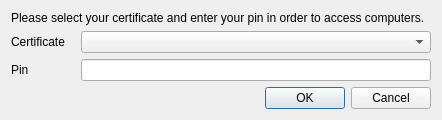
<?xml version="1.0" encoding="UTF-8"?>
<ui version="4.0">
 <class>AuthSmartcardDialog</class>
 <widget class="QDialog" name="AuthSmartcardDialog">
  <property name="windowTitle">
   <string>Veyon SmartCard Logon</string>
  </property>
  <property name="windowIcon">
   <iconset resource="../core.qrc">
    <normaloff>:/resources/application-x-pem-key.png</normaloff>:/resources/application-x-pem-key.png</iconset>
  </property>
  <layout class="QVBoxLayout" name="verticalLayout">
   <item>
    <widget class="QLabel" name="label">
     <property name="text">
      <string>Please select your certificate and enter your pin in order to access computers.</string>
     </property>
     <property name="wordWrap">
      <bool>true</bool>
     </property>
    </widget>
   </item>
   <item>
    <layout class="QGridLayout" name="gridLayout">
     <property name="horizontalSpacing">
      <number>16</number>
     </property>
     <item row="0" column="0">
      <widget class="QLabel" name="label_2">
       <property name="text">
        <string>Certificate</string>
       </property>
      </widget>
     </item>
     <item row="0" column="1">
      <widget class="QComboBox" name="certificateList">
       <property name="minimumSize">
        <size>
         <width>350</width>
         <height>0</height>
        </size>
       </property>
      </widget>
     </item>
     <item row="1" column="0">
      <widget class="QLabel" name="label_3">
       <property name="text">
        <string>Pin</string>
       </property>
      </widget>
     </item>
     <item row="1" column="1">
      <widget class="QLineEdit" name="pin">
       <property name="echoMode">
        <enum>QLineEdit::Password</enum>
       </property>
      </widget>
     </item>
    </layout>
   </item>
   <item>
    <widget class="QDialogButtonBox" name="buttonBox">
     <property name="standardButtons">
      <set>QDialogButtonBox::Cancel|QDialogButtonBox::Ok</set>
     </property>
    </widget>
   </item>
  </layout>
 </widget>
 <resources>
  <include location="../core.qrc"/>
 </resources>
 <connections>
  <connection>
   <sender>buttonBox</sender>
   <signal>accepted()</signal>
   <receiver>AuthSmartcardDialog</receiver>
   <slot>accept()</slot>
   <hints>
    <hint type="sourcelabel">
     <x>206</x>
     <y>137</y>
    </hint>
    <hint type="destinationlabel">
     <x>169</x>
     <y>79</y>
    </hint>
   </hints>
  </connection>
  <connection>
   <sender>buttonBox</sender>
   <signal>rejected()</signal>
   <receiver>AuthSmartcardDialog</receiver>
   <slot>reject()</slot>
   <hints>
    <hint type="sourcelabel">
     <x>206</x>
     <y>137</y>
    </hint>
    <hint type="destinationlabel">
     <x>169</x>
     <y>79</y>
    </hint>
   </hints>
  </connection>
  <connection>
   <sender>pin</sender>
   <signal>textChanged(QString)</signal>
   <receiver>AuthSmartcardDialog</receiver>
   <slot>updateOkButton()</slot>
   <hints>
    <hint type="sourcelabel">
     <x>204</x>
     <y>107</y>
    </hint>
    <hint type="destinationlabel">
     <x>169</x>
     <y>78</y>
    </hint>
   </hints>
  </connection>
 </connections>
 <slots>
  <slot>updateOkButton()</slot>
  <slot>reloadCertificateList()</slot>
 </slots>
</ui>
